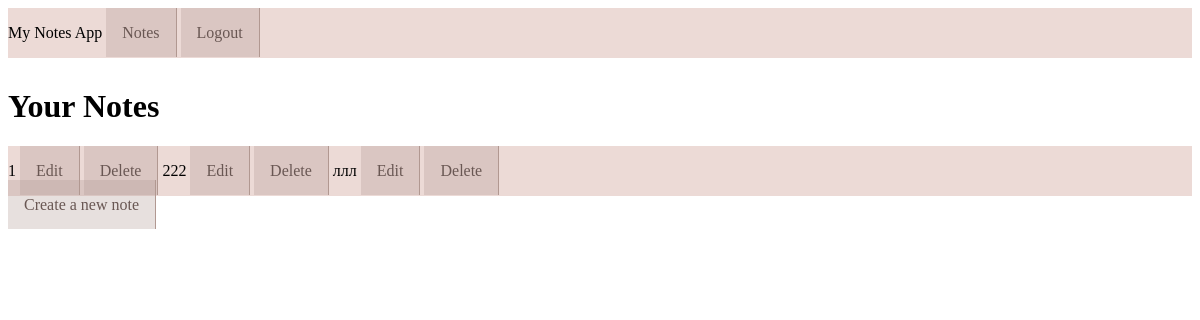
/notes/list/ (signed in), run on the app's committed database.
### notes/models.py (models this page shows, shortened)
class Note(models.Model):
    user = models.ForeignKey(User, on_delete=models.CASCADE)
    title = models.CharField(max_length=255)
    content = models.TextField()

### notes/views.py (the view)
# urls.py: path('list/', NoteListView.as_view(), name='note-list'),
class NoteListView(LoginRequiredMixin, ListView):
    model = Note
    template_name = 'note_list.html'
    context_object_name = 'notes'
    ordering = ['-id']
    def get_queryset(self):
        return Note.objects.filter(user=self.request.user)

### notes/templates/note_list.html (shortened to what this page needs)
{% extends 'base_generic.html' %}
{% load static %}
{% block content %}
  <h1>Your Notes</h1>
  <ul>
    {% for note in notes %}
      <li>
        {{ note.title }}
        <a href="{% url 'notes:note-update' note.pk %}">Edit</a>
        <a href="{% url 'notes:note-delete' note.pk %}">Delete</a>
      </li>
    {% endfor %}
  </ul>
  <a href="{% url 'notes:note-create' %}">Create a new note</a>
{% endblock %}

### notes/templates/base_generic.html (style rules this page uses)
ul { list-style: none; margin: 0 auto; padding: 1em 0; background: #ECDAD6; }
a { text-decoration: none; font-family: 'Lora', serif; padding: 1em; background: rgba(177, 152, 145, .3); border-right: 1px solid #b19891; color: #695753; }
li { display: inline; }

### data on the page
Note: title "1"
Note: title "222"
Note: title "ллл"
